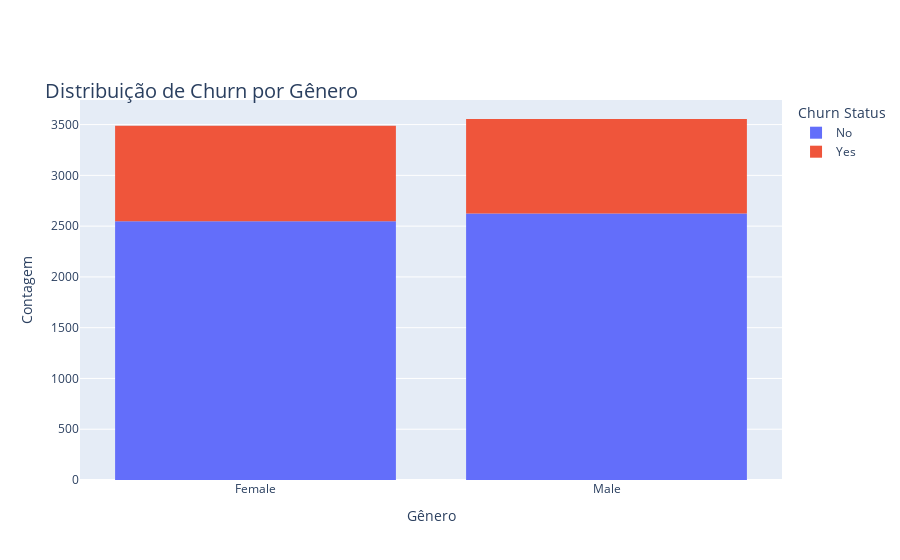

The notebook cell saved with this chart:
### Markdown cell above
Vamos verificar, por meio de gráficos, onde esses dados mais se relacionam

### Code cell
import plotly.express as px

fig = px.histogram(df_normalizado, x= 'genero', color= 'churn', 
                   title= 'Distribuição de Churn por Gênero',
                   labels={'churn': 'Churn Status'})

fig.update_layout(xaxis_title= 'Gênero',
                  yaxis_title= 'Contagem',
                  title_font= {'size': 20},
                  title_y= 0.85)

# Alterando a label da legenda (trace)
fig.update_traces(selector=dict(name='y'), name='Churned')

fig.show()

### Figure 1 — Plotly figure (JSON) as saved in the notebook; plotly's stock layout.template omitted (floating-point values rounded to 4 significant figures; data arrays with more than 128 entries replaced by an {"elided": "..."} marker saying what was removed)
{"data": [{"alignmentgroup": "True", "bingroup": "x", "hovertemplate": "Churn Status=No<br>genero=%{x}<br>count=%{y}<extra></extra>", "legendgroup": "No", "marker": {"color": "#636efa", "pattern": {"shape": ""}}, "name": "No", "offsetgroup": "No", "orientation": "v", "showlegend": true, "type": "histogram", "x": {"elided": "5174 str values"}, "xaxis": "x", "yaxis": "y"}, {"alignmentgroup": "True", "bingroup": "x", "hovertemplate": "Churn Status=Yes<br>genero=%{x}<br>count=%{y}<extra></extra>", "legendgroup": "Yes", "marker": {"color": "#EF553B", "pattern": {"shape": ""}}, "name": "Yes", "offsetgroup": "Yes", "orientation": "v", "showlegend": true, "type": "histogram", "x": {"elided": "1869 str values"}, "xaxis": "x", "yaxis": "y"}], "layout": {"barmode": "relative", "legend": {"title": {"text": "Churn Status"}, "tracegroupgap": 0}, "title": {"font": {"size": 20}, "text": "Distribuição de Churn por Gênero", "y": 0.85}, "xaxis": {"anchor": "y", "domain": [0, 1], "title": {"text": "Gênero"}}, "yaxis": {"anchor": "x", "domain": [0, 1], "title": {"text": "Contagem"}}}}
